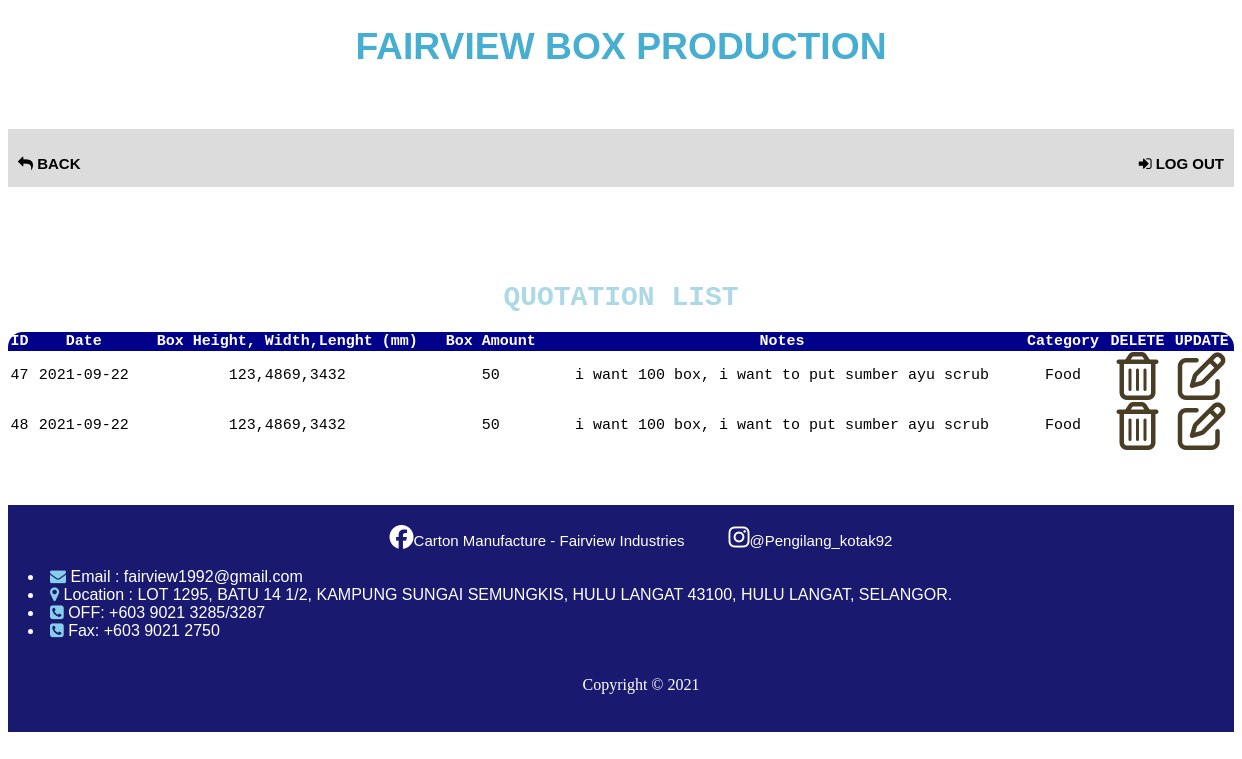
The page /registration.php (signed in) on the database its author committed.
### tables this page shows
CREATE TABLE `registration` (
  `id_Reg` int(11) NOT NULL,
  `notel_Cust` int(20) NOT NULL,
  `date_Reg` varchar(30) NOT NULL,
  `width_Pro` int(50) NOT NULL,
  `height_Pro` int(50) NOT NULL,
  `lenght_Pro` int(50) NOT NULL,
  `quantity2_pro` int(255) NOT NULL,
  `noted_Pro` varchar(255) NOT NULL,
  `ind` varchar(255) NOT NULL,
  `id_Cust` int(11) NOT NULL
);

### read_Reg.php (the view, shortened to what this page needs)
 <!DOCTYPE html>
<html style="min-height: 100%;min-width: 100%;">
<head>
	<link rel="stylesheet" type="text/css" href="css/myStyle.css">
	<link rel="stylesheet" href="https://cdnjs.cloudflare.com/ajax/libs/font-awesome/4.7.0/css/font-awesome.min.css">
<body background="img/haha.jpg" style="height: 100%;
/* Center and scale the image nicely */
background-repeat: no-repeat;
background-size: cover;
background-attachment: fixed;"/>
		<h1 style="font-family: arial,sans-serif;"><center>Fairview Box Production</center></h1>
<div class="navbar">
<br></br>
	<center>
	<ul >
		<h2>
			<b>
				<li><a style="font-size:15px;padding: 5px 10px 15px;"href="registration2.php"><i class="fa 	fa fa-mail-reply"></i> Back </a></li>
	 			<li style=" float:right;"><a style=" font-size:15px; padding: 5px 10px; " href="logout.php"> <i class="fa fa-sign-in"></i>  Log Out </a></li>
	 		</b>
		</h2>
	</ul>
	</center>
	<br></br>
	</div>
	<center><h3>Step 4: Check Your Reservation </h3></center>
	<h1 style="font-size: 28px; font-family:Lucida Console,Monospace;color:	#ADD8E6"><center>QUOTATION LIST </center></h1>
	<div class="main-haha">
<table class="mama">
<?php
 include ('connect.php');
 $sql="SELECT * FROM registration INNER JOIN customer ON registration.id_Cust = customer.id_Cust where customer.id_Cust='".$_SESSION['user_Cust']."'";
$result = $conn-> query($sql)or die($conn->error);
if($result!== true)
{
echo "<tr><th style='border-radius:15px 0px 0px 0px;'>ID</th><th>Date</th><th>Box Height, Width,Lenght (mm)</th><th>Box Amount</th><th>Notes</th><th>Category</th><th>DELETE</th><th style='border-radius:0px 15px 0px 0px;'>UPDATE</th></tr>";
	while($row = $result-> fetch_assoc())
	{
		echo"<tr>";
		echo"<td><center>".$row["id_Reg"]. "</center></td>";
		echo"<td><center>".$row["date_Reg"]. "</center></td>";
		echo"<td><center>".$row["height_Pro"].",";
		echo"".$row["width_Pro"].",";
		echo"".$row["lenght_Pro"]."</center></td>";
		echo"<td><center>".$row["quantity2_pro"]."</center></td>";
		echo"<td><center>".$row["noted_Pro"]."</center></td>";
		echo"<td><center>".$row["ind"]."</center></td>";
	?>
	<td align="center"><a href="delete.php?id=<?php echo $row["id_Reg"]; ?>">
			<span style="color: #493D26;">
			<i class="fa fa-trash-o"style="font-size:48px"></i></span>
	<td align="center"><a href="update.php?id=<?php echo $row["id_Reg"]; ?>">
			<span style="color: #493D26;">
				<i class="fa fa-edit"style="font-size:48px;"></i></span>
	<?php
echo"</tr>";
}
echo "</table> </div>";
}
else{
	echo"<center>You have't booking the ticket</center>";
}
?>
<br>
<br>
<br>
<div class="footer">
	<div class="contact5">
		<a href="https://www.facebook.com/fairview.1992" style="color: white;text-decoration: none;text-transform: capitalize;  "><i style="color:white;font-size: 24px;" class='fab fa-facebook-f'></i>Carton Manufacture - Fairview Industries</a>
<a href="https://www.instagram.com/pengilang_kotak92/" style="color: white;text-decoration: none;text-transform: capitalize; "><i  style="color: white ;font-size: 24px;"class='fab fa-instagram'></i>@pengilang_kotak92</a><br><br>
<center>
	<table >
	<tr>
 	 <div class= "yuyu">
 		 <li><i class="fa fa-envelope"style="color:#87CEEB ; font-size:16px;"></i>    Email        : fairview1992@gmail.com</li><br>
  		<li> <i class="fa fa-map-marker"style="color:#87CEEB ; font-size:16px;"></i> Location     : LOT 1295, BATU 14 1/2, KAMPUNG SUNGAI SEMUNGKIS, HULU LANGAT 43100, HULU LANGAT, SELANGOR.</li><br>
  		<li>  <i class="fa fa-phone-square"style="color:#87CEEB ; font-size:16px;"></i>  OFF:  +603 9021 3285/3287</li><br>
		<li>  <i class="fa fa-phone-square"style="color:#87CEEB ; font-size:16px;"></i>  Fax: +603 9021 2750</li><br>
	 </div>
	</tr>
	</table>
</center>
<br><br><center>Copyright &copy; 2021</center>
<br>
</div>
</body>
</html>

### css/myStyle.css (style rules this page uses)
h1 { color: #46AFD1; font-family: Time News Roman,serif ; text-transform: uppercase; font-size:3vw; }
h2 { color:white; font-family:Georgia,Serif; font-size:2vw; }
a { color:#606060; font-family:verdana, sans-serif ; text-transform: uppercase; font-size:15px; }
ul { list-style-type: none; margin: 0; padding: 0; overflow: hidden; background-color:#DCDCDC; }
li { float: left; }
li a { display: block; color: black; text-align: center; padding: 14px 16px; text-decoration: none; }

### read_Reg.php (style rules this page uses)
table.mama { border-collapse: collapse; width:100%; color:#588c7e; font-family: monospace; font-size: 15px; text-align: center; }
th { background-color:#00008B; color:white; }
.footer { left: 0; bottom: 0; width: 100%; background-color:#191970 ; color: white; text-align: center; }
div.yuyu { text-align: center; font-family: Arial, sans-serif; }
div.contact5 { width: 100%; border-radius: 5px; padding: 20px; }
td { color: black; }
.main-haha { background-color: rgb(255,255,255,0.7); margin:auto; border-radius: 15px 15px 15px 15px; }
h3,h4 { color: white; }
.navbar { width: 100%; }

### rows shown on the page
registration: id_Reg "47", date_Reg "2021-09-22", height_Pro "123", width_Pro "4869", lenght_Pro "3432", quantity2_pro "50", noted_Pro "i want 100 box, i want to put sumber ayu scrub", ind "Food"
registration: id_Reg "48", date_Reg "2021-09-22", height_Pro "123", width_Pro "4869", lenght_Pro "3432", quantity2_pro "50", noted_Pro "i want 100 box, i want to put sumber ayu scrub", ind "Food"
